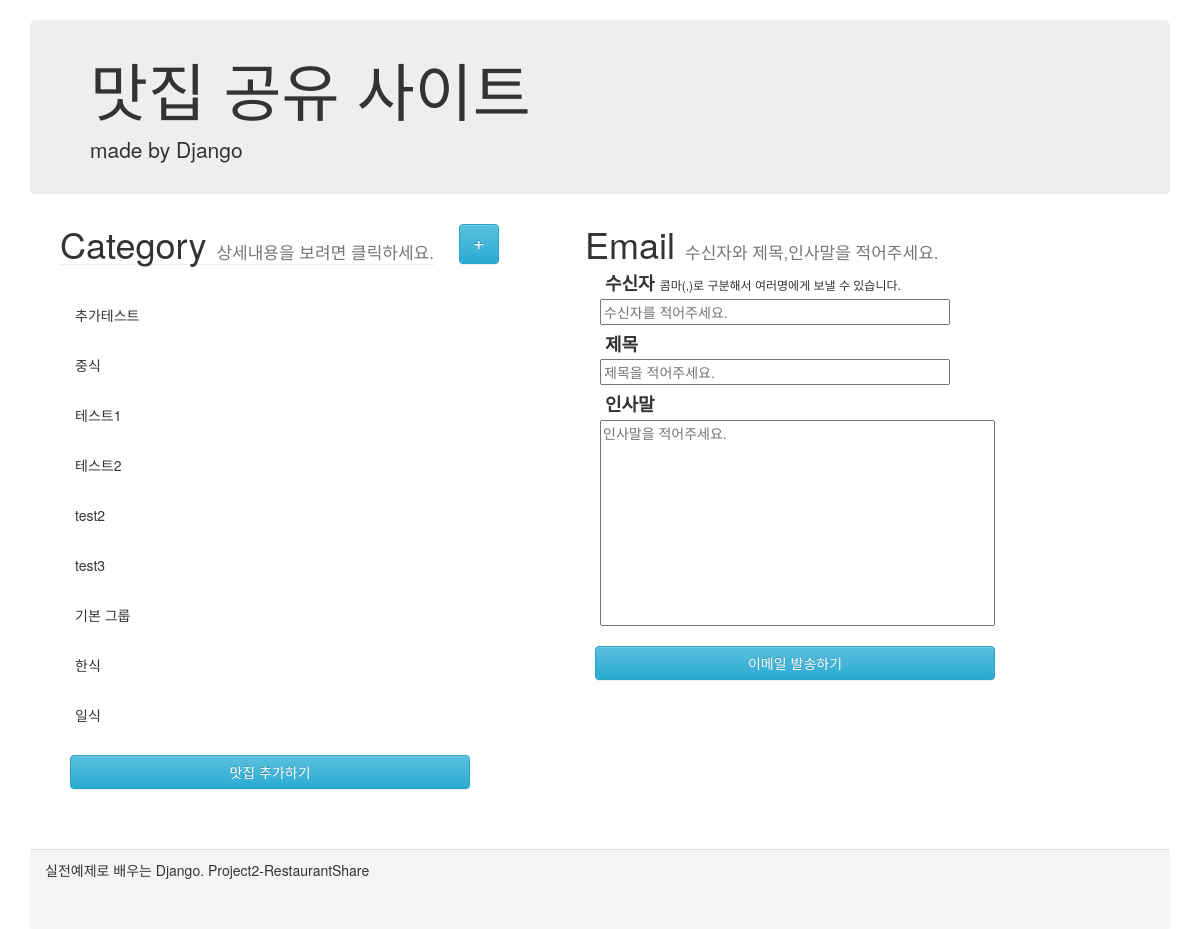
The page / on the database its author committed.
### shareRes/models.py (models this page shows)
class Category(models.Model):
    category_name = models.CharField(max_length = 100)

### shareRes/views.py (the view)
# urls.py: path('', views.index, name = 'index'),
def index(request):
    categories = Category.objects.all()
    restaurants = Restaurant.objects.all()
    content = {
        'categories' : categories,
        'restaurants' : restaurants
    }
    return render(request, 'shareRes/index.html', content)

### shareRes/Templates/shareRes/index.html (shortened to what this page needs)
<html lang="en">
<head>
    <link rel="stylesheet" href="https://maxcdn.bootstrapcdn.com/bootstrap/3.3.2/css/bootstrap.min.css">
    <link rel="stylesheet" href="https://maxcdn.bootstrapcdn.com/bootstrap/3.3.2/css/bootstrap-theme.min.css">
</head>
<body>
    <div class="container">
        <div class="header">
            <div class="jumbotron">
                <h1>맛집 공유 사이트</h1>
                <p>made by Django</p>
            </div>
        </div>
        <div class="content">
            <div class="row">
                <form action="./sendEmail/send/" method="POST" onsubmit="return emailCheckForm();"> {% csrf_token %}
                    <div class="restaurantInfoDiv ">
                        <div class="row">
                            <div class="infoHeaderDiv">
                                <h1>Category <small class="subTitle">상세내용을 보려면 클릭하세요.</small></h1>
                            </div>
                            <div class="categoryAddDiv">
                                    <a href="categoryCreate/" class="categoryAddBtn btn btn-info" role="button">+</a>
                            </div>
                        </div>
                        <ul class="restaurantListDiv nav nav-pills nav-stacked">
                            {% for category in categories %}
                            <li class = "category decative">{{category.category_name}} </li>
                            {% endfor %}
                        </ul>
                        <a href="restaurantCreate/" class="sendBtn btn btn-info" role="button">맛집 추가하기</a>
                    </div>
                    <div class="emailDiv">
                        <div class="emailHeaderDiv">
                            <h1>Email <small class="subTitle">수신자와 제목,인사말을 적어주세요.</small></h1>
                        </div>
                        <div class="emailContentGroup">
                            <div class="emailContentHeader">
                                <h4>수신자 <span class="inputReceiverSub">콤마(,)로 구분해서 여러명에게 보낼 수 있습니다.</span></h4>
                                <input class="inputReceiver" name="inputReceiver" id="inputReceiver" type="text" placeholder="수신자를 적어주세요."/><br/>
                            </div>
                            <div class="emailContentHeader">
                                <h4>제목</h4>
                                <input class="inputTitle" name="inputTitle" id="inputTitle" type="text" placeholder="제목을 적어주세요."/><br/>
                            </div>
                            <div class="emailContent">
                                <h4>인사말</h4>
                                <textarea class="inputContent" name="inputContent" id="inputContent" cols="50" rows="10" placeholder="인사말을 적어주세요."></textarea>
                            </div>
                        </div>
                        <div>
                            <input type="submit" class="sendBtn btn btn-info" role="button" value="이메일 발송하기"/>
                        </div>
                    </div>
                </form>
            </div>
        </div>
        <div class="panel-footer">
            실전예제로 배우는 Django. Project2-RestaurantShare
        </div>
    </div>
</body>
</html>

### shareRes/Templates/shareRes/index.html (style rules this page uses)
.container { margin-top: 20px; }
.jumbotron { padding-top:15px; padding-bottom:15px; }
.content { min-height: 60%; margin: auto; }
.row { margin:0; padding:0; }
.subTitle { font-size:17px; }
.restaurantInfoDiv { margin-left:30px; float:left; }
.infoHeaderDiv { border-bottom: 1px solid #eee; float:left; }
.infoHeaderDiv h1 { margin:0; }
.categoryAddDiv { float:left; margin-left:25px; }
.categoryAddBtn { height: 40px; width: 40px; font-size:20px; padding:3px; }
.restaurantListDiv { margin-top: 25px; width: 500px; }
a { text-decoration: none; }
.category { position: relative; display: block; cursor: pointer; border-radius: 4px; padding: 10px 15px; margin-top: 5px; margin-bottom: 10px; }
.emailDiv { float:left; margin-left:25px; }
.emailContentGroup { margin:5px; }
.emailHeaderDiv h1 { margin:0; }
.sendBtn { width: 400px; margin: 10px; }
.emailContentGroup h4 { font-weight: bold; margin:5px; }
.emailContentHeader { margin: 10px; }
.emailContent { margin: 10px; }
.inputReceiver { width: 350px; }
.inputReceiverSub { font-size: 12px; font-weight: 100; }
.inputTitle { width: 350px; }
.inputContent { resize: none; }
.panel-footer { margin-top: 50px; height: 10%; }

### rows shown on the page
Category: category_name "추가테스트"
Category: category_name "중식"
Category: category_name "테스트1"
Category: category_name "테스트2"
Category: category_name "test2"
Category: category_name "test3"
Category: category_name "기본 그룹"
Category: category_name "한식"
Category: category_name "일식"
